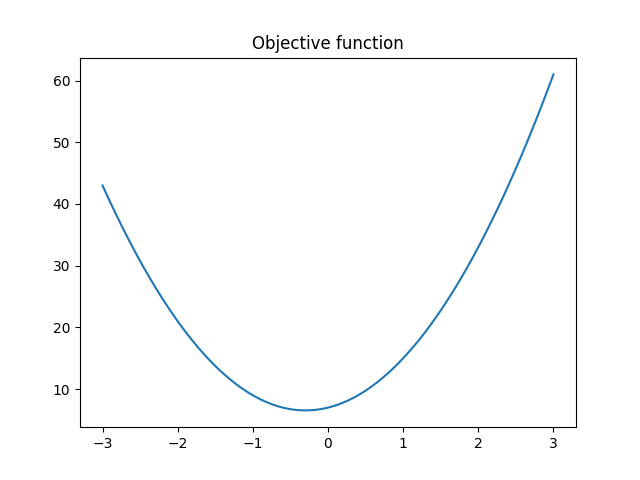

Reproduce this figure in Python.
import torch
import matplotlib.pyplot as plt
import seaborn as sns

def loss_function(output, target):
    return (output - target) **2

def model(input):
    # Objective function
    x = input
    return 5 * x**2 + 3 * x + 7

def main():
    # Plot objective function
    xs = torch.linspace(-3, 3, 10000)
    ys = model(xs)
    sns.lineplot(x=xs, y=ys).set_title("Objective function")
    plt.savefig("vignesh_torch_practice.png")
    plt.clf()

    x_star = 4 + torch.randn(1) * 2
    # Set gradient tracking
    x_star.requires_grad = True
    num_iter = 1000
    lr = 0.3
    optim = torch.optim.Adam([x_star], lr=lr)
    for _ in range(num_iter):
        optim.zero_grad()
        output = model(x_star)
        loss = loss_function(output, 20)
        loss.backward()
        optim.step()
    print(x_star)

if __name__ == "__main__":
    main()